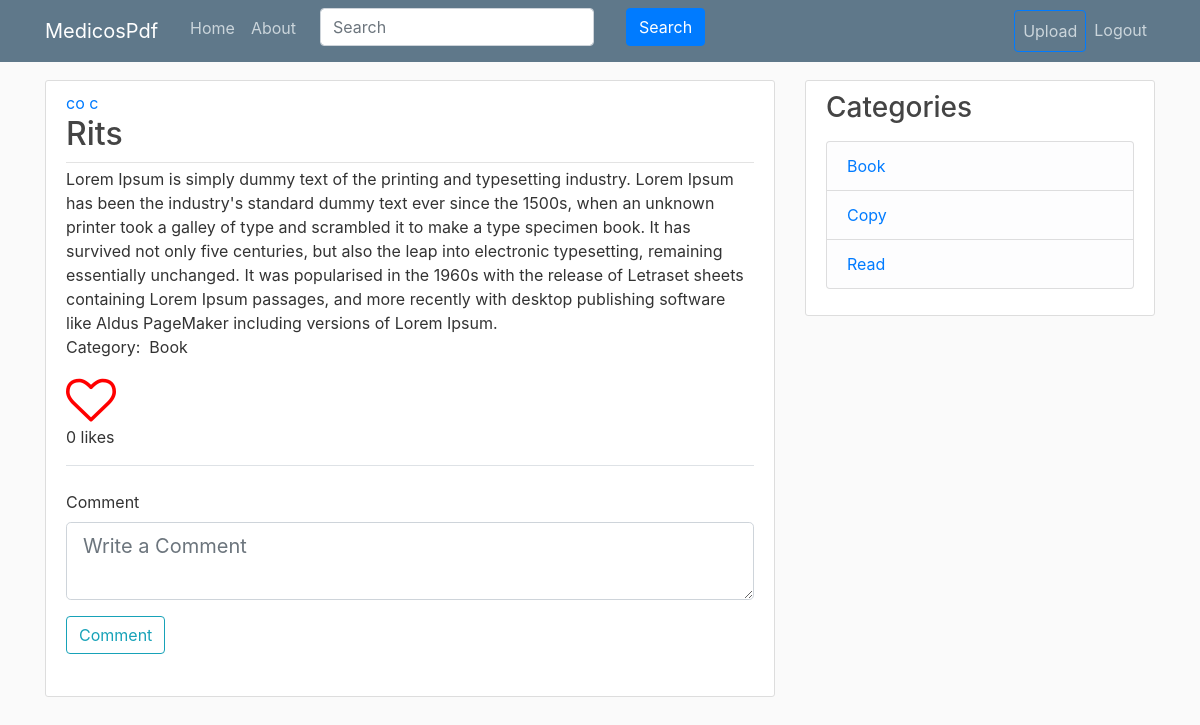
/slide/12 (signed in), run on the app's committed database.
### medicospdf/models.py (models this page shows, shortened)
class User(db.Model, UserMixin):
    id = db.Column(db.Integer, primary_key=True)
    username = db.Column(db.String(20), unique=True, nullable=False)
    email = db.Column(db.String(120), unique=True, nullable=False)
    image_file = db.Column(db.String(20), nullable=False, default='default.jpg')
    password = db.Column(db.String(60), nullable=False)
    is_admin = db.Column(db.Boolean, default = False)
    posts = db.relationship('Post', backref='author', lazy=True)
    slides = db.relationship('Slide', backref = 'author', lazy = True)
    liked = db.relationship('SlideLike', foreign_keys = 'SlideLike.user_id',
        backref = 'author', lazy = True)
    comments = db.relationship('Comment', backref = 'author', lazy = True)
    categories = db.relationship('Category', backref = 'author', lazy = True)
    followed = db.relationship('User', secondary = followers,
                                primaryjoin = (followers.c.follower_id == id),
                                secondaryjoin = (followers.c.followed_id == id),
                                backref = db.backref('followers', lazy = 'dynamic'),
                                lazy = 'dynamic')
    def has_liked_slide(self, slide):
        return SlideLike.query.filter(
            SlideLike.user_id == self.id,
            SlideLike.slide_id == slide.id).count()>0

class Slide(db.Model):
    __searchable__  = ['title', 'description']
    id = db.Column(db.Integer, primary_key = True)
    title = db.Column(db.String(200), nullable = False)
    description = db.Column(db.Text, nullable = False)
    file = db.Column(db.String(1000), nullable = False)
    date_posted = db.Column(db.DateTime, nullable=False, default=datetime.utcnow)
    user_id = db.Column(db.Integer, db.ForeignKey('user.id'), nullable = False)
    likes = db.relationship('SlideLike', backref = 'slide', lazy = True)
    comments = db.relationship('Comment', backref = 'slide', lazy = True)
    category_id = db.Column(db.Integer, db.ForeignKey('category.id'), nullable = True)

class Category(db.Model):
    id = db.Column(db.Integer, primary_key = True, autoincrement = True)
    name = db.Column(db.String(200), nullable = False)
    user_id = db.Column(db.Integer, db.ForeignKey('user.id'), nullable = False)
    slides = db.relationship('Slide', backref = 'cats', lazy = True)

### medicospdf/routes.py (the view)
@app.route('/slide/<int:slide_id>', methods= ['GET', 'POST'])
def slide(slide_id):
    cat = Category.query.all()
    slide = Slide.query.get_or_404(slide_id)
    form = CommentForm()
    if form.validate_on_submit():
        comment = Comment(comment = form.comment.data, author = current_user, slide_id = slide.id)
        db.session.add(comment)
        db.session.commit()
        flash('Your comment has been posted.', 'success')
        return redirect(url_for('slide', slide_id = slide.id))
    comments = Comment.query.filter_by(slide_id = slide.id).all()
    return render_template('slide.html', title = slide.title,
                        slide = slide, comments = comments,
                        form = form, legend = Slide, categories = cat)

### medicospdf/forms.py
class CommentForm(FlaskForm):
	comment = TextAreaField(validators = [DataRequired()],
							render_kw={"placeholder": "Write a Comment"})
	submit = SubmitField('Comment')

### medicospdf/models.py (called while the page is built)
@login_manager.user_loader
def load_user(user_id):
    return User.query.get(int(user_id))

### medicospdf/templates/slide.html (shortened to what this page needs)
{% extends 'layout.html' %}
{% block content %}
	<article class="media content-section">
		<div class="media-body">
			<div class="article-metadata">
				<a class="mr-2" href="#">{{ slide.author.username }}</a>
				<h2 class="article-title">{{ slide.title }}</h2>
			</div>
			<div class="article-content">{{ slide.description }}</div>
			<div class="article-content"><p>Category:&nbsp; {{ slide.cats.name }}</p></div>
            {% if current_user.has_liked_slide(slide) %}
              <a href="{{ url_for('like_action', slide_id = slide.id, action = 'unlike') }}"><i class="fa fa-heart"></i></a>
            {% else %}
              <a href="{{ url_for('like_action', slide_id = slide.id, action = 'like') }}"><i class="fa fa-heart-o"></i></a>
            {% endif %}
            <p>{{ slide.likes|count }} likes</p>
            <form method="POST" action="">
				<fieldset class="form-group">
					<legend class="border-bottom mb-4">{{ comment }}</legend>
					<div class="form-group">
						{{ form.comment.label(class = 'form-control-label') }}
						{% if form.comment.errors %}
							{{ form.comment.label(class = 'form-control form-control-lg is-invalid')}}
							<div class="invalid-feedback">
								{% for error in form.comment.errors %}
								<span>
									{{ error }}
								</span>
								{% endfor %}
							</div>
						{% else %}
							{{ form.comment(class = 'form-control form-control-lg')}}
						{% endif %}
					</div>
					<div class="form-group">
						{{ form.submit(class = 'btn btn-outline-info') }}
					</div>
				</fieldset>
			</form>
		</div>
	</article>
{% endblock %}

### medicospdf/templates/layout.html (shortened to what this page needs)
<!DOCTYPE html>
<html>
<head>
    <link rel="stylesheet" href="https://maxcdn.bootstrapcdn.com/bootstrap/4.0.0/css/bootstrap.min.css">
    <link rel="stylesheet" type="text/css" href="{{ url_for('static', filename='main.css') }}">
    <link rel="stylesheet" href="https://cdnjs.cloudflare.com/ajax/libs/font-awesome/4.7.0/css/font-awesome.min.css">
</head>
<body>
    <header class="site-header">
      <nav class="navbar navbar-expand-md navbar-dark bg-steel fixed-top">
        <div class="container">
          <a class="navbar-brand mr-4" href="/">MedicosPdf</a>
          <div class="collapse navbar-collapse" id="navbarToggle">
            <div class="navbar-nav mr-auto">
              <a class="nav-item nav-link" href="{{ url_for('home') }}">Home</a>
              <a class="nav-item nav-link" href="{{ url_for('about') }}">About</a>
              {% if current_user.is_authenticated %}
                <div class="navbar-nav form-group">
                  <form action="" method="POST" autocomplete="off" class="form-inline">
                    <div class="form-group mx-sm-3 mb-2">
                      <input type="text" name="tag" id = 'tag' placeholder="Search" class="form-control">
                    </div>
                    <div class="form-group mx-sm-3 mb-2">
                      <input type="submit" name="search" value="Search" class="btn btn-primary" class="btn btn-primary mb-2">
                    </div>
                  </form>
                </div>
              {% endif %}
            </div>
            <div class="navbar-nav">
              {% if current_user.is_authenticated %}
                <a class = 'nav-item nav-link btn btn-outline-primary' href="{{ url_for('new_slide') }}">Upload</a>
                <a class = 'nav-item nav-link' href="{{ url_for('logout') }}">Logout</a>
              {% else %}
                <a class="nav-item nav-link" href="{{ url_for('login') }}">Login</a>
                <a class="nav-item nav-link" href="{{ url_for('register') }}">Register</a>
              {% endif %}
            </div>
          </div>
        </div>
      </nav>
    </header>
    <main role="main" class="container">
      <div class="row">
        <div class="col-md-8">
          {% block content %}{% endblock %}
        </div>
        {% if current_user.is_authenticated %}
          <div class="col-md-4">
            <div class="content-section">
              <h3>Categories</h3>
              <p class='text-muted'>
                <ul class="list-group">
                  {% for cat in categories %}
                    <li class="list-group-item list-group-item-light"><a href="{{ url_for('category', name = cat.name) }}">{{ cat.name }}</a></li>
                  {% endfor %}
                </ul>
              </p>
            </div>
          </div>
        {% endif %}
      </div>
    </main>
</body>
</html>

### medicospdf/static/main.css (style rules this page uses)
body { background: #fafafa; color: #333333; margin-top: 5rem; }
h1, h2, h3, h4, h5, h6 { color: #444444; }
.bg-steel { background-color: #5f788a; }
.site-header .navbar-nav .nav-link { color: #cbd5db; }
.content-section { background: #ffffff; padding: 10px 20px; border: 1px solid #dddddd; border-radius: 3px; margin-bottom: 20px; }
.article-title { color: #444444; }
.article-content { white-space: pre-line; }
.article-metadata { padding-bottom: 1px; margin-bottom: 4px; border-bottom: 1px solid #e3e3e3 }

### medicospdf/templates/layout.html (style rules this page uses)
.fa { font-size: 50px; cursor: pointer; user-select: none; }
.fa-heart-o { color: red; cursor: pointer; }

### data on the page
User: author.username "co c"
Slide: title "Rits", description "Lorem Ipsum is simply dummy text of the printing and typesetting industry. Lorem Ipsum has been the industry's standard dummy text ever since the 1500s, when an unknown printer took a galley of type and scrambled it to make a type specimen book. It has survived not only five centuries, but also the leap into electronic typesetting, remaining essentially unchanged. It was popularised in the 1960s with the release of Letraset sheets containing Lorem Ipsum passages, and more recently with desktop publishing software like Aldus PageMaker including versions of Lorem Ipsum."
Category: cats.name "Book", name "Book"
Category: name "Copy"
Category: name "Read"

### other printed values
{{ slide.likes|count }} "0"
